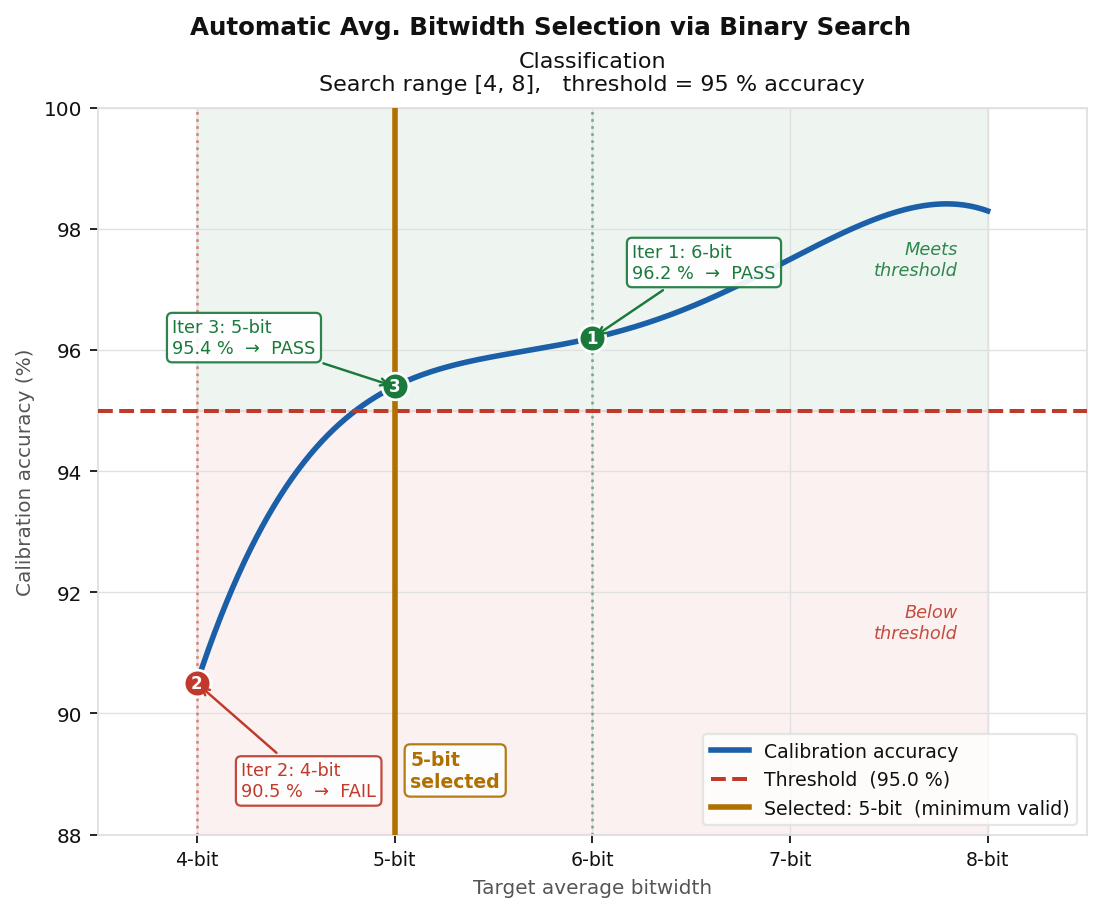

The script that saved this image:
"""
Binary Search Bitwidth Selection — algorithm explanation figure
Classification: metric vs bitwidth line chart
"""

import numpy as np
import matplotlib.pyplot as plt

BG       = '#ffffff'
PANEL_BG = '#ffffff'
C_RED    = '#c0392b'
C_BLUE   = '#1a5fa8'
C_GREEN  = '#1a7a3c'
C_AMBER  = '#b07000'
C_GRAY   = '#555555'
GRID_CLR = '#e0e0e0'
TXT      = '#111111'

# ── Simulated calibration metrics ─────────────────────────────────────────────
bits_cls = np.array([4,    5,    6,    7,    8   ])
acc_cls  = np.array([90.5, 95.4, 96.2, 97.5, 98.3])
threshold_cls = 95.0

def smooth(x, y, n=400):
    coeffs = np.polyfit(x, y, deg=min(4, len(x)-1))
    xf = np.linspace(x[0], x[-1], n)
    return xf, np.polyval(coeffs, xf)

xf_cls, yf_cls = smooth(bits_cls, acc_cls)

# ── Binary search data ────────────────────────────────────────────────────────
# Classification [4,8]: Iter1 try 6 PASS→[4,5], Iter2 try 4 FAIL→[5,5], Iter3 try 5 PASS → select 5
bs_cls = [
    dict(bit=6, metric=96.2, passed=True),
    dict(bit=4, metric=90.5, passed=False),
    dict(bit=5, metric=95.4, passed=True),
]
final_cls = 5

# ── Figure ─────────────────────────────────────────────────────────────────────
fig, ax_cls = plt.subplots(1, 1, figsize=(7, 5.8))
fig.patch.set_facecolor(BG)

ax_cls.set_facecolor(PANEL_BG)
ax_cls.tick_params(colors=TXT, labelsize=9)
for sp in ax_cls.spines.values():
    sp.set_edgecolor(GRID_CLR)

# ══════════════════════════════════════════════════════════════════════════════
# LEFT : metric vs bitwidth line chart  (classification)
# ══════════════════════════════════════════════════════════════════════════════
ylim = (88, 100)

ax_cls.fill_between(xf_cls, threshold_cls, ylim[1], alpha=0.07, color=C_GREEN)
ax_cls.fill_between(xf_cls, ylim[0], threshold_cls, alpha=0.07, color=C_RED)

ax_cls.text(7.85, (ylim[1] + threshold_cls) / 2,
            'Meets\nthreshold', ha='right', va='center',
            color=C_GREEN, fontsize=8, style='italic', alpha=0.9)
ax_cls.text(7.85, (ylim[0] + threshold_cls) / 2,
            'Below\nthreshold', ha='right', va='center',
            color=C_RED, fontsize=8, style='italic', alpha=0.9)

ax_cls.plot(xf_cls, yf_cls, color=C_BLUE, lw=2.5, zorder=3,
            label='Calibration accuracy')
ax_cls.axhline(threshold_cls, color=C_RED, ls='--', lw=1.8, zorder=4,
               label=f'Threshold  (95.0 %)')

label_pt_offsets = [(18, 34), (20, -44), (-100, 22)]
for i, (step, (dx, dy)) in enumerate(zip(bs_cls, label_pt_offsets)):
    bit, metric, passed = step['bit'], step['metric'], step['passed']
    col    = C_GREEN if passed else C_RED
    result = 'PASS' if passed else 'FAIL'

    ax_cls.axvline(bit, color=col, ls=':', lw=1.2, alpha=0.55, zorder=2)
    ax_cls.plot(bit, metric, 'o', color=col, markersize=12,
                zorder=6, markeredgecolor='white', markeredgewidth=1.2)
    ax_cls.text(bit, metric, str(i+1), ha='center', va='center',
                fontsize=7.5, fontweight='bold', color='white', zorder=7)
    ax_cls.annotate(
        f'Iter {i+1}: {bit}-bit\n{metric:.1f} %  →  {result}',
        xy=(bit, metric), xytext=(dx, dy), textcoords='offset points',
        fontsize=8, color=col, va='center',
        bbox=dict(boxstyle='round,pad=0.3', fc='white', ec=col, alpha=0.92),
        arrowprops=dict(arrowstyle='->', color=col, lw=1.1), zorder=8,
    )

ax_cls.axvline(final_cls, color=C_AMBER, lw=2.5, zorder=5,
               label=f'Selected: {final_cls}-bit  (minimum valid)')
ax_cls.text(final_cls + 0.08, ylim[0] + (ylim[1]-ylim[0]) * 0.06,
            f'{final_cls}-bit\nselected', color=C_AMBER,
            fontsize=8.5, fontweight='bold', va='bottom',
            bbox=dict(boxstyle='round,pad=0.3', fc='white', ec=C_AMBER, alpha=0.92))

ax_cls.set_xlim(bits_cls[0] - 0.5, bits_cls[-1] + 0.5)
ax_cls.set_ylim(*ylim)
ax_cls.set_xticks(bits_cls)
ax_cls.set_xticklabels([f'{b}-bit' for b in bits_cls], fontsize=8.5)
ax_cls.set_xlabel('Target average bitwidth', color=C_GRAY, fontsize=9)
ax_cls.set_ylabel('Calibration accuracy (%)', color=C_GRAY, fontsize=9)
ax_cls.set_title('Classification\n'
                 'Search range [4, 8],   threshold = 95 % accuracy',
                 color=TXT, fontsize=10, pad=8)
ax_cls.legend(fontsize=8.5, facecolor='white', edgecolor=GRID_CLR,
              labelcolor=TXT, loc='lower right')
ax_cls.grid(True, color=GRID_CLR, lw=0.6)

# ══════════════════════════════════════════════════════════════════════════════
fig.suptitle('Automatic Avg. Bitwidth Selection via Binary Search',
             color=TXT, fontsize=11, fontweight='bold')

fig.tight_layout()
fig.subplots_adjust(top=0.88)
fig.savefig('panel6_binary_search.png', dpi=160,
            bbox_inches='tight', facecolor=BG)
print("Saved → panel6_binary_search.png")
plt.show()
